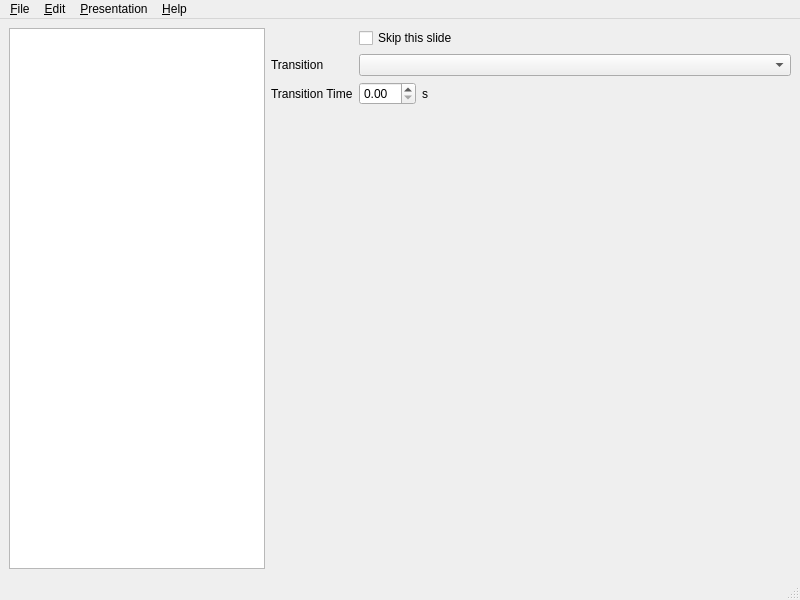
<?xml version="1.0" encoding="UTF-8"?>
<ui version="4.0">
 <class>MainWindow</class>
 <widget class="QMainWindow" name="MainWindow">
  <property name="geometry">
   <rect>
    <x>0</x>
    <y>0</y>
    <width>800</width>
    <height>600</height>
   </rect>
  </property>
  <property name="windowTitle">
   <string>Impressive Editor</string>
  </property>
  <widget class="QWidget" name="centralwidget">
   <layout class="QHBoxLayout" name="horizontalLayout_2">
    <item>
     <widget class="QListWidget" name="slides">
      <property name="sizePolicy">
       <sizepolicy hsizetype="Fixed" vsizetype="Expanding">
        <horstretch>0</horstretch>
        <verstretch>0</verstretch>
       </sizepolicy>
      </property>
      <property name="iconSize">
       <size>
        <width>100</width>
        <height>100</height>
       </size>
      </property>
     </widget>
    </item>
    <item>
     <layout class="QFormLayout" name="configuration">
      <item row="1" column="1">
       <widget class="QCheckBox" name="skipThisSlide">
        <property name="text">
         <string>Skip this slide</string>
        </property>
       </widget>
      </item>
      <item row="2" column="0">
       <widget class="QLabel" name="labelTransition">
        <property name="text">
         <string>Transition</string>
        </property>
       </widget>
      </item>
      <item row="2" column="1">
       <widget class="QComboBox" name="transition"/>
      </item>
      <item row="3" column="0">
       <widget class="QLabel" name="labelTransitionTime">
        <property name="text">
         <string>Transition Time</string>
        </property>
       </widget>
      </item>
      <item row="3" column="1">
       <layout class="QHBoxLayout" name="horizontalLayout_3">
        <item>
         <widget class="QDoubleSpinBox" name="transitionTime">
          <property name="singleStep">
           <double>0.100000000000000</double>
          </property>
         </widget>
        </item>
        <item>
         <widget class="QLabel" name="labelTransitionTimeSecond">
          <property name="text">
           <string>s</string>
          </property>
         </widget>
        </item>
        <item>
         <spacer name="horizontalSpacer">
          <property name="orientation">
           <enum>Qt::Horizontal</enum>
          </property>
          <property name="sizeHint" stdset="0">
           <size>
            <width>40</width>
            <height>20</height>
           </size>
          </property>
         </spacer>
        </item>
       </layout>
      </item>
     </layout>
    </item>
   </layout>
  </widget>
  <widget class="QMenuBar" name="menubar">
   <property name="geometry">
    <rect>
     <x>0</x>
     <y>0</y>
     <width>800</width>
     <height>29</height>
    </rect>
   </property>
   <widget class="QMenu" name="menuFile">
    <property name="title">
     <string>&amp;File</string>
    </property>
    <addaction name="actionOpen"/>
    <addaction name="actionOpenInfo"/>
    <addaction name="separator"/>
    <addaction name="actionSave"/>
    <addaction name="actionSaveAs"/>
    <addaction name="separator"/>
    <addaction name="actionQuit"/>
   </widget>
   <widget class="QMenu" name="menuEdit">
    <property name="title">
     <string>&amp;Edit</string>
    </property>
    <addaction name="actionUndo"/>
    <addaction name="actionRedo"/>
    <addaction name="separator"/>
    <addaction name="actionCopy"/>
    <addaction name="actionPaste"/>
    <addaction name="actionPasteAll"/>
   </widget>
   <widget class="QMenu" name="menuPresentation">
    <property name="title">
     <string>&amp;Presentation</string>
    </property>
    <addaction name="actionStart"/>
   </widget>
   <widget class="QMenu" name="menuHelp">
    <property name="title">
     <string>&amp;Help</string>
    </property>
    <addaction name="actionStarterGuide"/>
    <addaction name="separator"/>
    <addaction name="actionAbout"/>
   </widget>
   <addaction name="menuFile"/>
   <addaction name="menuEdit"/>
   <addaction name="menuPresentation"/>
   <addaction name="menuHelp"/>
  </widget>
  <widget class="QStatusBar" name="statusbar"/>
  <action name="actionStart">
   <property name="text">
    <string>Start &amp;Presentation</string>
   </property>
   <property name="shortcut">
    <string>F5</string>
   </property>
  </action>
  <action name="actionCopy">
   <property name="enabled">
    <bool>false</bool>
   </property>
   <property name="text">
    <string>&amp;Copy</string>
   </property>
   <property name="shortcut">
    <string>Ctrl+C</string>
   </property>
  </action>
  <action name="actionPaste">
   <property name="enabled">
    <bool>false</bool>
   </property>
   <property name="text">
    <string>&amp;Paste</string>
   </property>
   <property name="shortcut">
    <string>Ctrl+V</string>
   </property>
  </action>
  <action name="actionOpen">
   <property name="text">
    <string>&amp;Open Presentation</string>
   </property>
   <property name="shortcut">
    <string>Ctrl+O</string>
   </property>
  </action>
  <action name="actionOpenInfo">
   <property name="enabled">
    <bool>false</bool>
   </property>
   <property name="text">
    <string>Open &amp;Info File</string>
   </property>
   <property name="shortcut">
    <string>Ctrl+Shift+O</string>
   </property>
  </action>
  <action name="actionSave">
   <property name="enabled">
    <bool>false</bool>
   </property>
   <property name="text">
    <string>&amp;Save Info File</string>
   </property>
   <property name="shortcut">
    <string>Ctrl+S</string>
   </property>
  </action>
  <action name="actionSaveAs">
   <property name="enabled">
    <bool>false</bool>
   </property>
   <property name="text">
    <string>Save &amp;As</string>
   </property>
   <property name="shortcut">
    <string>Ctrl+Shift+S</string>
   </property>
  </action>
  <action name="actionQuit">
   <property name="text">
    <string>&amp;Quit</string>
   </property>
   <property name="shortcut">
    <string>Ctrl+Q</string>
   </property>
  </action>
  <action name="actionPasteAll">
   <property name="enabled">
    <bool>false</bool>
   </property>
   <property name="text">
    <string>Paste &amp;All</string>
   </property>
   <property name="shortcut">
    <string>Ctrl+Shift+V</string>
   </property>
  </action>
  <action name="actionUndo">
   <property name="enabled">
    <bool>false</bool>
   </property>
   <property name="text">
    <string>&amp;Undo</string>
   </property>
   <property name="shortcut">
    <string>Ctrl+Z</string>
   </property>
  </action>
  <action name="actionRedo">
   <property name="enabled">
    <bool>false</bool>
   </property>
   <property name="text">
    <string>&amp;Redo</string>
   </property>
   <property name="shortcut">
    <string>Ctrl+Shift+Z</string>
   </property>
  </action>
  <action name="actionStarterGuide">
   <property name="text">
    <string>&amp;Starter Guide</string>
   </property>
   <property name="shortcut">
    <string>F1</string>
   </property>
  </action>
  <action name="actionAbout">
   <property name="text">
    <string>&amp;About</string>
   </property>
  </action>
 </widget>
 <resources/>
 <connections/>
</ui>
